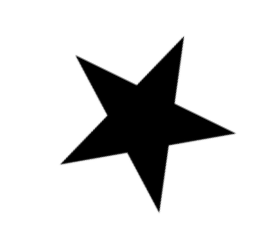
#> input picture machine_tp/shapes.tp/estrella_tp/Captura de pantalla 2025-09-15 152014.png, 269 x 235 px; its folder holds only this picture in this run
$ python -i hu.py   (imports and definitions only)
#> lines starting #> are read from the running program, lines starting #| are printed output that depends on the picture; after the words box and inside, x2 and y2 are one past the last pixel; in counts of white or black regions, pixels touching at a corner belong together
import cv2
import csv
import glob
import numpy
import math


# Escribo los valores de los momentos de Hu en el archivo
def write_hu_moments(label, writer):
    files = glob.glob('./shapes.tp/' + label + '/*')  # label recibe el nombre de la carpeta
    hu_moments = []
    for file in files:
        hu_moments.append(hu_moments_of_file(file))
    for mom in hu_moments:
        flattened = mom.ravel()  # paso de un array de arrays a un array simple.
        row = numpy.append(flattened, label)  # le metes el flattened array y le agregas el label
        writer.writerow(row)  # Escribe una linea en el archivo.


def generate_hu_moments_file():
    with open('archivo_hu_tp/figuras_hu_tp2.csv', 'w',
              newline='') as file:  # Se genera un archivo nuevo (W=Write)
        writer = csv.writer(file)
        # Ahora escribo los momentos de Hu de cada uno de las figuras. Con el string "rectangle...etc" busca en la carpeta donde estan cada una de las imagenes
        # generar los momentos de Hu y los escribe sobre este archivo. (LOS DE ENTRENAMIENTO).
        write_hu_moments("estrella_tp", writer)
        write_hu_moments("rectangulo_tp", writer)
        write_hu_moments("triangulo_tp", writer)


# Encargada de generar los momentos de Hu para las imagenes
def hu_moments_of_file(filename):
    image = cv2.imread(filename)
#> image is the input picture: shape (235, 269, 3); min 0, max 255, mean 215.2
    gray = cv2.cvtColor(image, cv2.COLOR_RGB2GRAY)
    bin = cv2.adaptiveThreshold(gray, 255, cv2.ADAPTIVE_THRESH_GAUSSIAN_C, cv2.THRESH_BINARY, 67, 2)
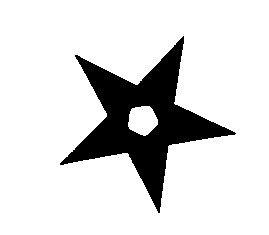
#> bin: shape (235, 269); 85.3% white; 1 black region, box (x1, y1, x2, y2) and area: (60, 36, 236, 213) 9285

    # Invert the image so the area of the UAV is filled with 1's. This is necessary since
    # cv::findContours describes the boundary of areas consisting of 1's.
    bin = 255 - bin # como sabemos que las figuras son negras invertimos los valores binarios para que esten en 1.

    kernel = numpy.ones((3, 3), numpy.uint8)  # Tamaño del bloque a recorrer
    # buscamos eliminar falsos positivos (puntos blancos en el fondo) para eliminar ruido.
    bin = cv2.morphologyEx(bin, cv2.MORPH_ERODE, kernel)
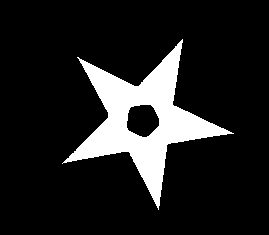
#> bin: shape (235, 269); 13.1% white; 1 white region

    contours, hierarchy = cv2.findContours(bin, cv2.RETR_LIST,
                                           cv2.CHAIN_APPROX_SIMPLE)  # encuetra los contornos
#> contours = 2 contours; box (x1, y1, x2, y2) and area: (62, 39, 234, 210) 8795, (126, 104, 160, 138) 850
    shape_contour = max(contours, key=cv2.contourArea)  # Agarra el contorno de area maxima
#> shape_contour = contour of 324 points, box (x1, y1, x2, y2) (62, 39, 234, 210), area 8795

    # Calculate Moments
    moments = cv2.moments(shape_contour)  # momentos de inercia
#> moments = moments, m00 8795, centre m10/m00, m01/m00 = (142.5, 120)
    # Calculate Hu Moments
    huMoments = cv2.HuMoments(moments)  # momentos de Hu
#> huMoments = [0.219, 1.07e-07, 1.92e-07, 6.44e-08, -6.93e-15, 2.1e-11, 1.81e-15]
    # Log scale hu moments
    for i in range(0, 7):
        huMoments[i] = -1 * math.copysign(1.0, huMoments[i]) * math.log10(abs(huMoments[i])) # Mapeo para agrandar la escala.
#> after the loop, huMoments = [0.659, 6.97, 6.72, 7.19, -14.16, 10.68, 14.74]
    return huMoments

>>> result = generate_hu_moments_file()
#> the loop in write_hu_moments, `for mom in hu_moments:` made 1 pass
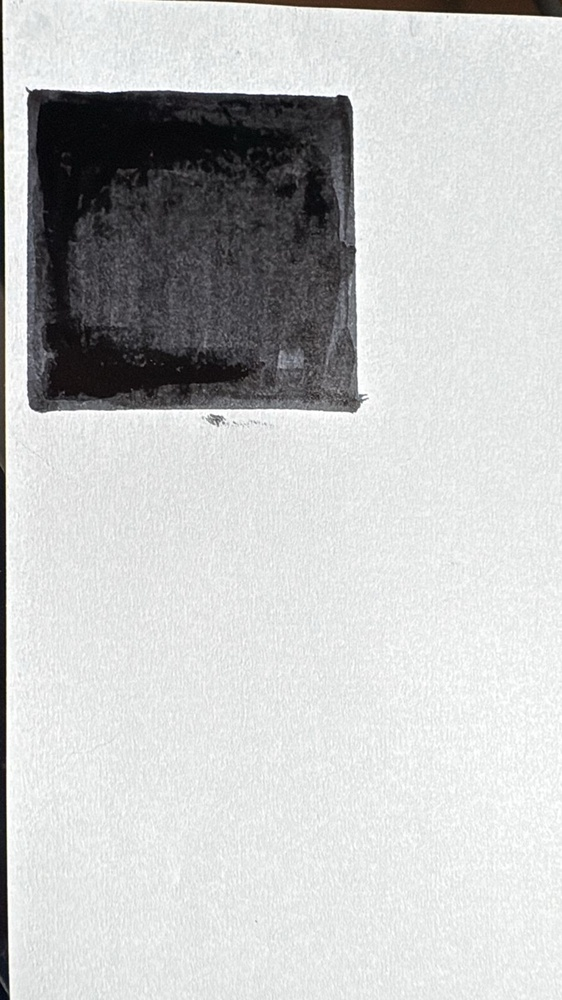
#> input picture machine_tp/shapes.tp/rectangulo_tp/r1.jpg, 562 x 1000 px, shrunk from 900 x 1600 before the run
#> in hu_moments_of_file, image is the input picture: shape (1000, 562, 3); mean B, G, R 196.8, 197, 195.8
#> in hu_moments_of_file (call 2), `bin = cv2.adaptiveThreshold(gray, 255, cv2.ADAPTIVE_THRESH_GAUSSIAN_C,..`:
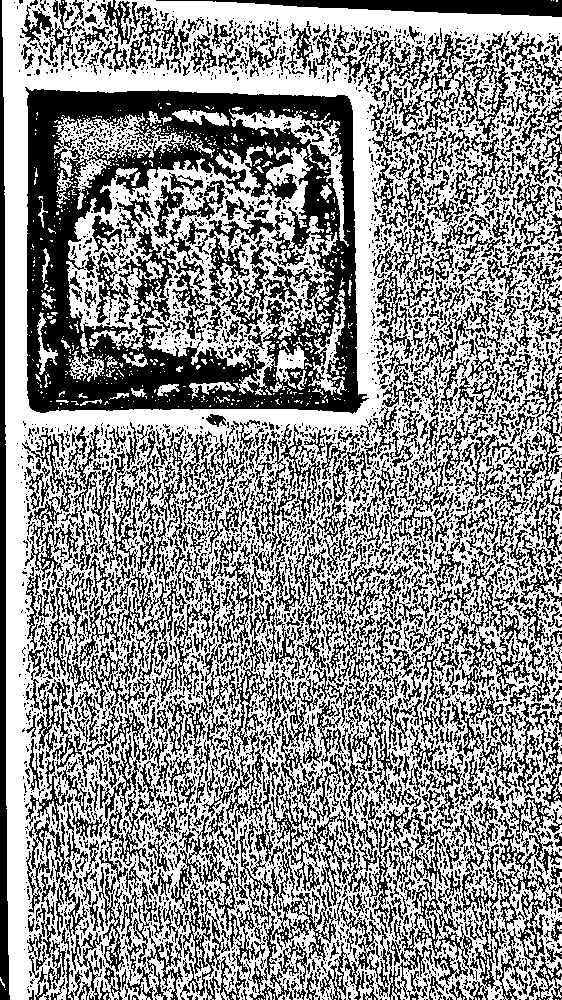
#> bin: shape (1000, 562); 56.9% white; 4306 black regions (3250 under 20 px), largest, box (x1, y1, x2, y2) and area: (25, 87, 369, 414) 55731, (0, 0, 10, 1000) 5563, (255, 697, 409, 900) 4881
#> in hu_moments_of_file (call 2), `bin = cv2.morphologyEx(bin, cv2.MORPH_ERODE, kernel)`:
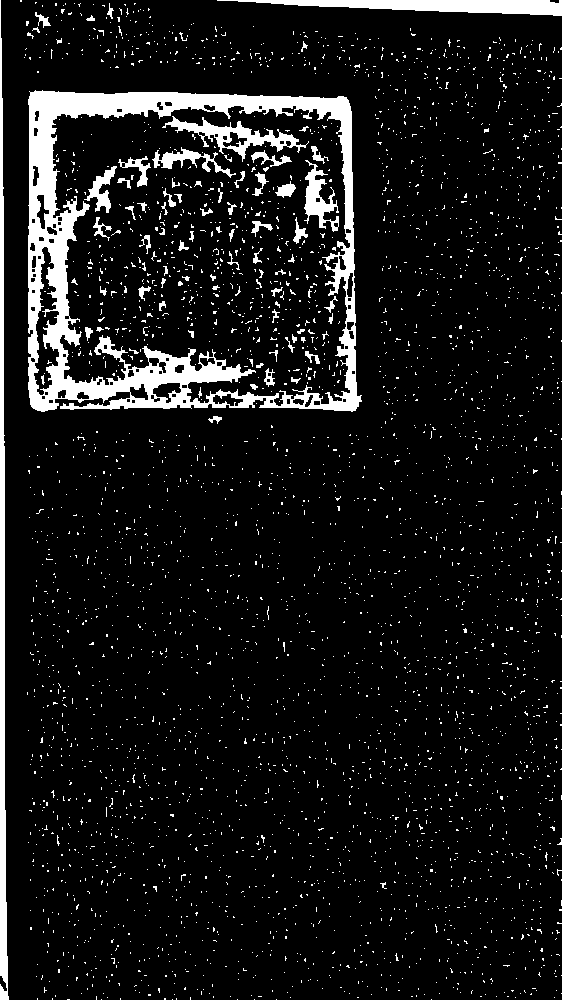
#> bin: shape (1000, 562); 8.6% white; 3503 white regions (3425 under 20 px)
#> in hu_moments_of_file (call 2), `contours, hierarchy = cv2.findContours(bin, cv2.RETR_LIST, cv2.CHAIN_A..`: contours = 3588 contours, 3503 with area under 20; largest, box (x1, y1, x2, y2) and area: (28, 90, 362, 412) 101122, (50, 105, 351, 407) 74912, (0, 0, 9, 1000) 3496, (217, 0, 562, 16) 2716, (33, 246, 60, 396) 1920
#> in hu_moments_of_file (call 2), `shape_contour = max(contours, key=cv2.contourArea)`: shape_contour = contour of 372 points, box (x1, y1, x2, y2) (28, 90, 362, 412), area 101122
#> in hu_moments_of_file (call 2), `moments = cv2.moments(shape_contour)`: moments = moments, m00 101122.5, centre m10/m00, m01/m00 = (190.8, 250.5)
#> in hu_moments_of_file (call 2), `huMoments = cv2.HuMoments(moments)`: huMoments = [0.167, 6.71e-05, 2.32e-06, 1.22e-07, -6.38e-14, -8.55e-10, 1.28e-14]
#> after the loop in hu_moments_of_file (call 2), `for i in range(0, 7):`: huMoments = [0.777, 4.17, 5.63, 6.91, -13.2, -9.07, 13.89]
#> the loop in write_hu_moments (call 2), `for mom in hu_moments:` made 1 pass
